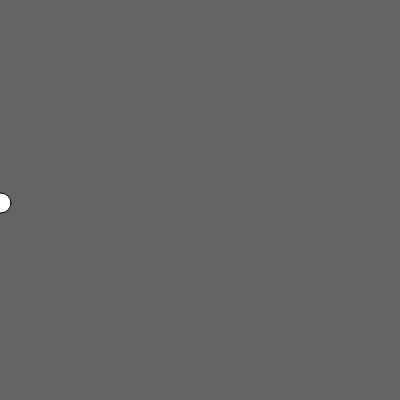
Frame 1 (no input)
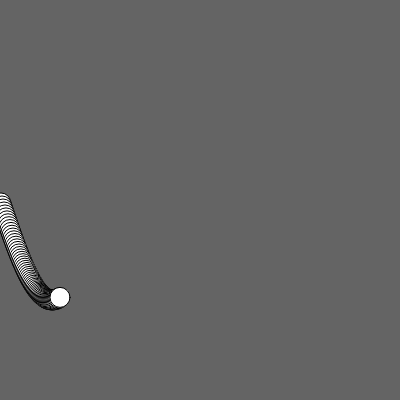
Frame 60 (no input)
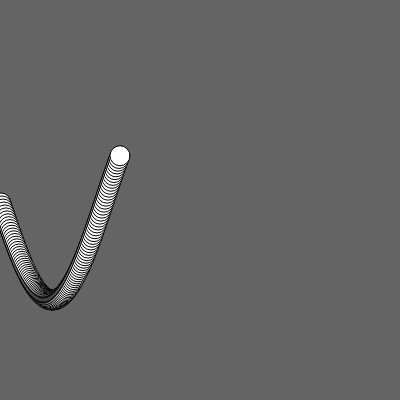
Frame 120 (the mouse pressed at the canvas centre since frame 60)

The p5.js sketch that drew these frames (run headless with seeded random() and noise() and a simulated clock; from frame 60 on, the mouse is pressed at the canvas centre):

// p5.js sketch
// ── sketch.js
let x, y;

function setup() {
  createCanvas(400, 400);
  background(100);

  x = 0;
  y = height / 2;
}

function draw() {
  //background(100);

  x = x + 1;
  y = height / 2 + sin(x * 0.03) * 100;

  ellipse(x, y, 20, 20);
}
